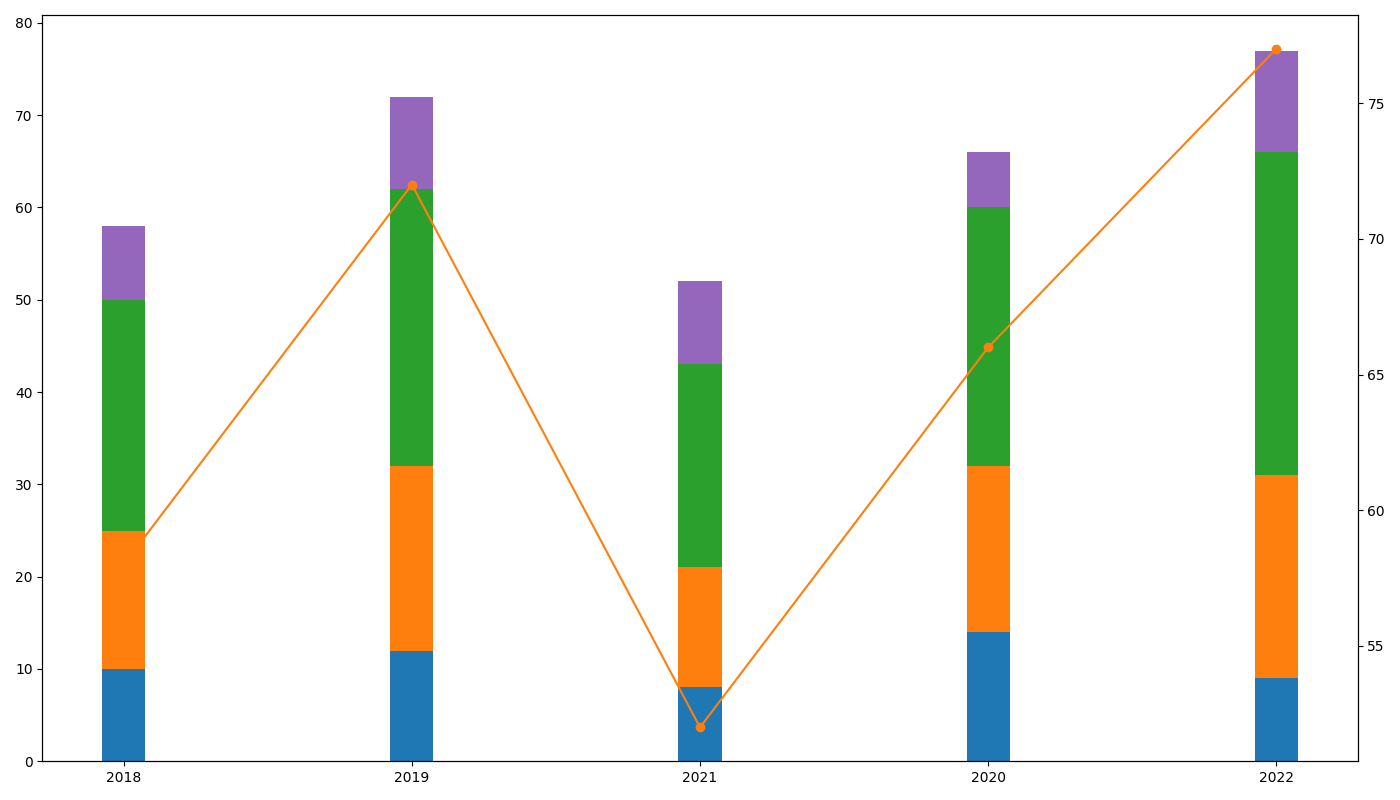

Source code (Python):
import matplotlib.pyplot as plt
import numpy as np

years = ['2018', '2019', '2021', '2020', '2022']
fruits = ['Cherries', 'Bananas', 'Apples', 'Elderberries']  # 'Dates' removed

sales_data = {
    'Cherries': [10, 12, 8, 14, 9],
    'Bananas': [15, 20, 13, 18, 22],
    'Apples': [25, 30, 22, 28, 35],
    # 'Dates': [5, 3, 4, 7, 6],  # Removed 'Dates'
    'Elderberries': [8, 10, 9, 6, 11]
}

colors = ['#1f77b4', '#ff7f0e', '#2ca02c', '#9467bd']  # Removed color for 'Dates'

years_count = len(years)
bar_width = 0.15
year_positions = np.arange(years_count)

fig, ax1 = plt.subplots(figsize=(14, 8))

bottoms = np.zeros(years_count)
for idx, (fruit, sales) in enumerate(sales_data.items()):
    ax1.bar(year_positions, sales, bar_width, bottom=bottoms, color=colors[idx])
    bottoms += np.array(sales)

total_sales = [sum(sales) for sales in zip(*sales_data.values())]
ax2 = ax1.twinx()
ax2.plot(years, total_sales, color='tab:orange', marker='o')

ax1.set_xticks(year_positions)
ax1.set_xticklabels(years)

plt.tight_layout()
plt.show()
